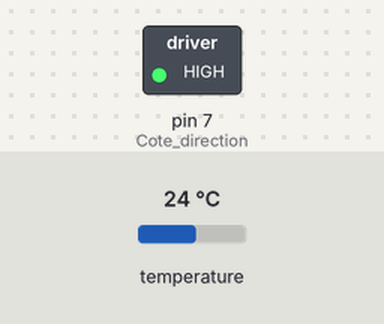
Simulated run of this sketch. Board: Arduino Uno, built with avr-gcc and run on an emulated ATmega328P. Parts: switched loads named in the sketch (green lamp = pin HIGH). The test bench sets the inputs (shaded band); at power-on: temperature 24 °C. Pins used as bus, display or sensor lines are not drawn; what the sketch prints to the serial monitor is not drawn.

Above: at 6.2 s.
At 27.3 s:
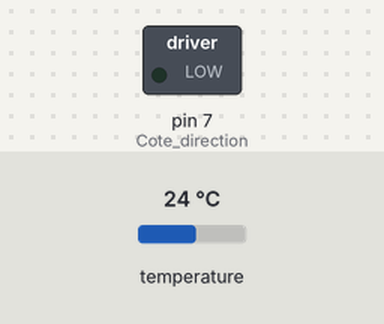
Timing chart, 0 to 54.9 s (numbered marks = the images above):
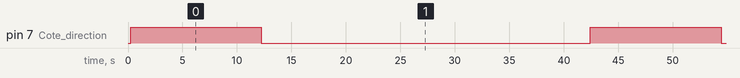

The sketch:

garduino16avril16.ino
```cpp
/*-----( Import needed libraries for digital temp sensor)-----*/
// Get 1-wire Library here: http://www.pjrc.com/teensy/td_libs_OneWire.html
#include <OneWire.h>

//Get DallasTemperature Library here:  http://milesburton.com/Main_Page?title=Dallas_Temperature_Control_Library
#include <DallasTemperature.h>

/*-----( Declare Constants and Pin Numbers for Temp Sensor )-----*/
#define ONE_WIRE_BUS 2

/*-----( Declare objects )-----*/
// Setup a oneWire instance to communicate with any OneWire devices
OneWire oneWire(ONE_WIRE_BUS);

// Pass our oneWire reference to Dallas Temperature.
DallasTemperature sensors(&oneWire);

/*-----( Declare Variables )-----*/
// Assign the addresses of your 1-Wire temp sensors.
// See the tutorial on how to obtain these addresses:
// http://www.hacktronics.com/Tutorials/arduino-1-wire-address-finder.html

DeviceAddress Probe01 = { 0x28, 0x59, 0x62, 0x26, 0x07, 0x00, 0x00, 0x37

 };  // Greenhouse

//define pins
int Cote_power = 8;
int Cote_direction = 7;


void setup()  /****** SETUP: RUNS ONCE ******/
{

   Serial.begin(9600);   // start serial port to show results

    pinMode(Cote_power, OUTPUT); //defines pin as output
    digitalWrite(Cote_power, LOW); //defines starting state of pin

    pinMode(Cote_direction, OUTPUT);
    digitalWrite(Cote_direction, LOW);

      // Initialize the Temperature measurement library
  sensors.begin();

    // set the resolution to 10 bit (Can be 9 to 12 bits .. lower is faster)
  sensors.setResolution(Probe01, 10);

  }//--(end setup )---

void loop()   /****** LOOP: RUNS CONSTANTLY ******/
{

    // Command all devices on bus to read temperature
  sensors.requestTemperatures();

  Serial.print("Greenhouse temperature is:   ");
  printTemperature(Probe01);
  float Serre_Temp = sensors.getTempC(Probe01);

  Serial.println();

   //Open the sides --------------------------
      if(Serre_Temp > 22)
    {
      //Run Motors for 4 seconds
      digitalWrite(Cote_direction, HIGH); //open the direction relay
      digitalWrite(Cote_power, HIGH); //start the power relay to feed power to the motors
          Serial.print("Ouverture");
          delay(12000); // wait 12 seconds
      digitalWrite(Cote_power, LOW);  //close the power relay to stop the motors
      digitalWrite(Cote_direction, LOW); //close the relay
          Serial.print(" termine, attendre");

    }

   //Close the sides --------------------------
      if(Serre_Temp < 19)
    {
      //Run Motors for 4 seconds
     digitalWrite(Cote_direction, LOW); //No signal to the direction relay
      digitalWrite(Cote_power, HIGH); //open the power relay to start the motors
          Serial.print("Fermeture");
          delay(12000); // wait 12 seconds
      digitalWrite(Cote_power, LOW);  //stop the motors
          Serial.print(" termine, attendre");
    }

          delay(30000); //wait 30 sec then run the program again

}

/*-----( Declare User-written Functions )-----*/
void printTemperature(DeviceAddress deviceAddress)
{

float tempC = sensors.getTempC(deviceAddress);

   if (tempC == -127.00)
   {
   Serial.print("Error getting temperature  ");
   }
   else
   {
   Serial.print("C: ");
   Serial.print(tempC);
   Serial.print(" F: ");
   Serial.print(DallasTemperature::toFahrenheit(tempC));
   }
}// End printTemperature
//*********( THE END )***********void setup() {
  // put your setup code here, to run once:
```

Measured:
- by itself, pin 7 (Cote_direction): alternates HIGH for 12.0 s and LOW for 30.2 s
